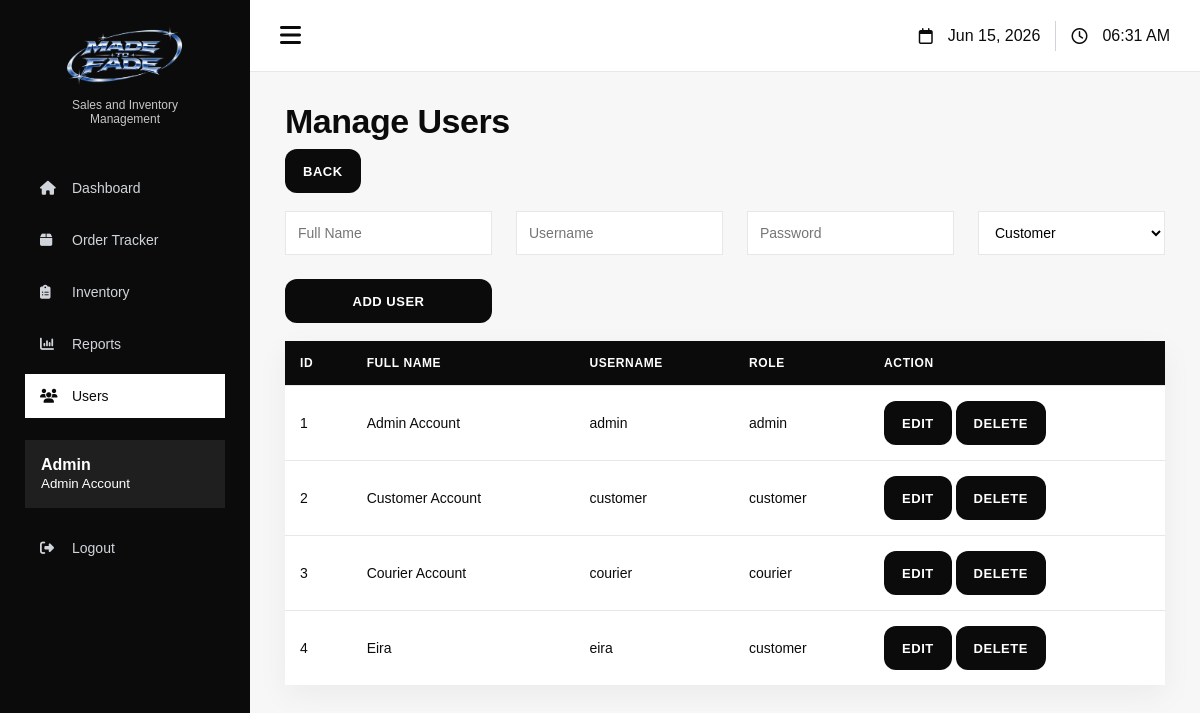
The page /admin/users.php (signed in) on the database its author committed.
### tables this page shows
CREATE TABLE `users` (
  `id` int(11) NOT NULL,
  `fullname` varchar(100) DEFAULT NULL,
  `username` varchar(50) DEFAULT NULL,
  `password` varchar(100) DEFAULT NULL,
  `role` varchar(20) DEFAULT NULL
);

### admin/users.php (the view, shortened to what this page needs)
<?php
include "../includes/config.php";
$result = mysqli_query($conn, "SELECT * FROM users");
?>
<!DOCTYPE html>
<html>
<head>
    <link rel="stylesheet" href="https://cdnjs.cloudflare.com/ajax/libs/font-awesome/6.5.1/css/all.min.css">
    <link rel="stylesheet" type="text/css" href="../css/style.css">
</head>
<body>
<div class="layout">
<?php include "sidebar.php"; ?>
<div class="main-content">
    <div class="topbar">
        <div class="topbar-left">
            <i class="fa-solid fa-bars" onclick="toggleSidebar()"></i>
        </div>
        <div class="topbar-right">
            <div class="topbar-item">
                <i class="fa-regular fa-calendar"></i>
                <span><?php echo date("M d, Y"); ?></span>
            </div>
            <div class="topbar-item">
                <i class="fa-regular fa-clock"></i>
                <span id="clock"></span>
            </div>
        </div>
    </div>
<h1>Manage Users</h1>
<a href="dashboard.php" class="btn">Back</a>
<br><br>
<form method="POST" class="product-form">
    <input type="text" name="fullname" placeholder="Full Name" required>
    <input type="text" name="username" placeholder="Username" required>
    <input type="password" name="password" placeholder="Password" required>
    <select name="role" required>
        <option value="customer">Customer</option>
    </select>
    <button type="submit" name="add">Add User</button>
</form>
<br>
<table>
<tr>
    <th>ID</th>
    <th>Full Name</th>
    <th>Username</th>
    <th>Role</th>
    <th>Action</th>
</tr>
<?php while($row = mysqli_fetch_assoc($result)){ ?>
<tr>
    <td><?php echo $row['id']; ?></td>
    <td><?php echo $row['fullname']; ?></td>
    <td><?php echo $row['username']; ?></td>
    <td><?php echo $row['role']; ?></td>
    <td>
        <a href="users.php?edit=<?php echo $row['id']; ?>" class="btn">Edit</a>
        <a href="users.php?delete=<?php echo $row['id']; ?>"
           class="btn"
           onclick="return confirm('Delete this user?')">
           Delete
        </a>
    </td>
</tr>
<?php } ?>
</table>
</div>
</body>
</html>

### css/style.css (style rules this page uses)
* { box-sizing:border-box; }
:root { --black:#0B0B0B; --dark:#111111; --charcoal:#1F1F1F; --gray:#6B7280; --light-gray:#E5E7EB; --soft:#F7F7F7; --white:#FFFFFF; --accent:#7D93B2; --success-bg:#DCFCE7; --success-text:#15803D; --warning-bg:#FFF7ED; --warning-text:#EA580C; --info-bg:#DBEAFE; --info-text:#2563EB; --purple-bg:#EDE9FE; --purple-text:#7C3AED; --danger-bg:#FEE2E2; --danger-text:#DC2626; }
body { margin:0; font-family:Arial, sans-serif; background:var(--soft); color:var(--black); }
a { text-decoration:none; color:inherit; }
h1,h2,h3,p { margin-top:0; }
h1 { font-size:34px; letter-spacing:-.5px; margin-bottom:8px; }
.btn, button { background:var(--black); color:white; padding:11px 18px; border:none; border-radius:0; cursor:pointer; font-family:Arial, sans-serif; font-size:13px; font-weight:700; letter-spacing:.5px; text-transform:uppercase; display:inline-flex; align-items:center; justify-content:center; text-align:center; min-height:44px; transition:.25s ease; }
input, select { padding:12px; border:1px solid var(--light-gray); border-radius:0; background:white; font-family:Arial, sans-serif; font-size:14px; outline:none; }
.products, .dashboard-cards, .quick-actions, .mini-products, .dashboard-grid, .product-form, .checkout-form, .profile-form { display:grid; gap:24px; }
.product-form { grid-template-columns:repeat(4,1fr); }
.product-form button { width:100%; }
.layout { display:flex; min-height:100vh; }
.main-content { flex:1; padding:35px; overflow-x:auto; }
.topbar { height:72px; background:white; border-bottom:1px solid var(--light-gray); display:flex; justify-content:space-between; align-items:center; padding:0 30px; margin:-35px -35px 30px; }
.topbar-left { font-size:24px; cursor:pointer; color:var(--black); }
.topbar-right, .topbar-item { display:flex; align-items:center; gap:15px; }
table { width:100%; border-collapse:separate; border-spacing:0; background:white; border:none; overflow:hidden; box-shadow:0 10px 30px rgba(0,0,0,.05); }
th, td { padding:15px; text-align:left; border-bottom:1px solid var(--light-gray); font-size:14px; vertical-align:middle; }
th { background:var(--black); color:white; font-size:12px; font-weight:700; text-transform:uppercase; letter-spacing:.6px; }
tr:last-child td { border-bottom:none; }
.btn, button { border-radius:12px; }

### rows shown on the page
users: id "1", fullname "Admin Account", username "admin", role "admin"
users: id "2", fullname "Customer Account", username "customer", role "customer"
users: id "3", fullname "Courier Account", username "courier", role "courier"
users: id "4", fullname "Eira", username "eira", role "customer"

### other values the page prints
$_SESSION['fullname'] "Admin Account"
